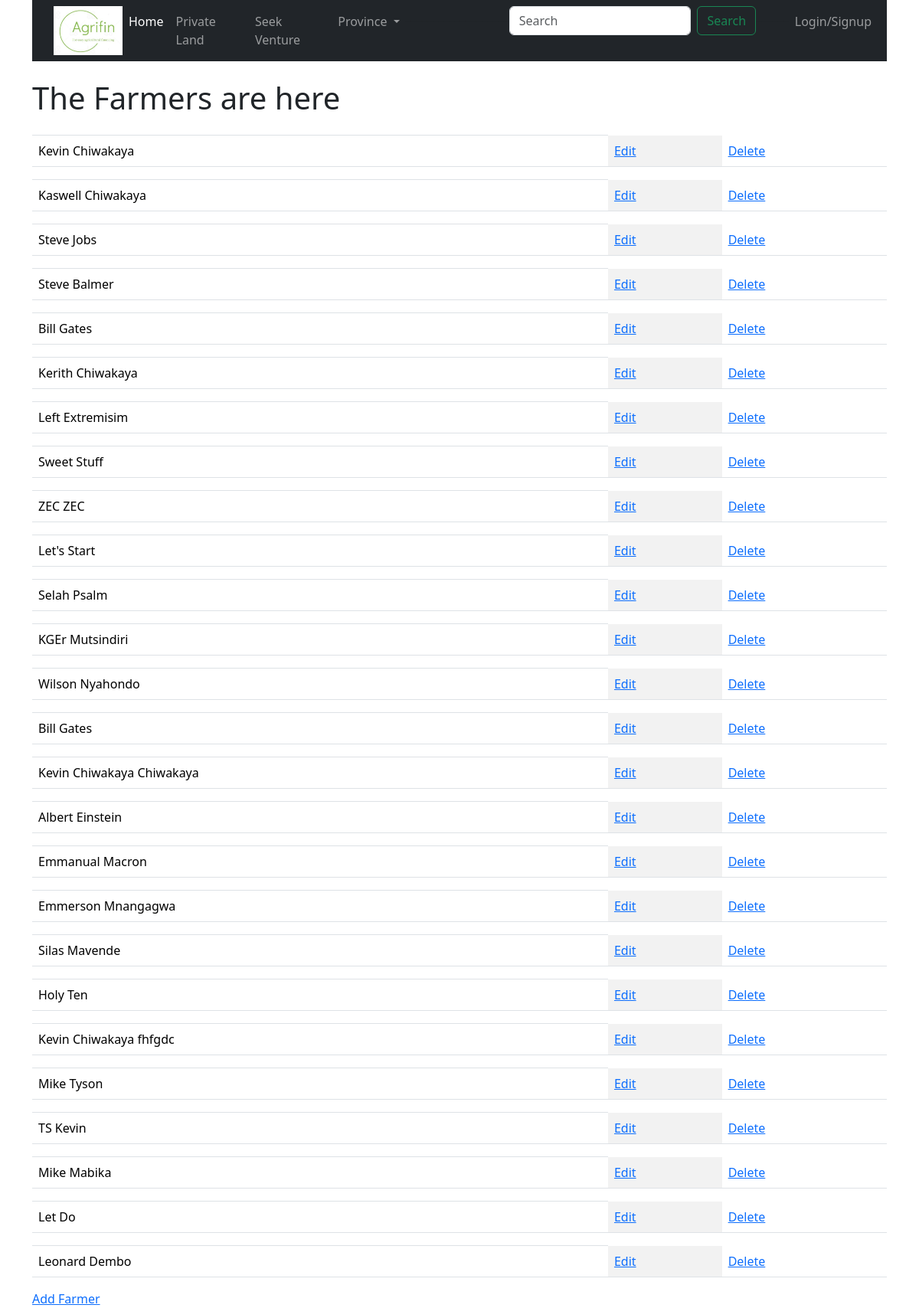
The page /farmers/ on the database its author committed.
### farmersapp/models.py (models this page shows, shortened)
class Farmer(models.Model):
    gender = (
   ('M','Male'),
   ('F','Female'),
   )
    name = models.CharField(max_length=250)
    othername = models.CharField(max_length=250,null=True, blank=True)
    surname = models.CharField(max_length=250)
    address = models.CharField(max_length=250)
    phone = models.CharField(max_length=20)
    email = models.CharField(max_length=250, null=True,blank=True)
    gender = models.CharField(max_length=10,choices=gender)
    national_id = models.CharField(max_length=30,null =True,unique=True,editable=True,blank=False)
    id = models.UUIDField(default=uuid.uuid1,unique=True,primary_key=True,editable=False)

### farmersapp/views.py (the view)
# urls.py: path("farmers/",views.farmers,name="farmers"),
def farmers(request):
    mfarmers = Farmer.objects.all()
    context = {'mfarmers': mfarmers}
    return render(request,'farmers.html',context)

### farmersapp/templates/farmers.html (shortened to what this page needs)
{%extends 'main.html'%}
  {% load bootstrap5 %}
{%block content%}
<h1>The Farmers are here</h1>
<table class="table table-striped-columns">
  {%for farmer in mfarmers%}
  <th></th>
  <tr>
  <td>{{farmer.name}} {{farmer.surname}}</td>
  <td><a href="{% url 'updatefarmer' farmer.id %}">Edit</a></td>
  <td><a href="{% url 'deletefarmer' farmer.id %}">Delete</a></td>
</tr>
  {%endfor%}
</table>
<a href="{% url 'createfarmer'%}">Add Farmer</a>
</html>
{%endblock%}

### rows shown on the page
Farmer: name "Kevin", surname "Chiwakaya"
Farmer: name "Kaswell", surname "Chiwakaya"
Farmer: name "Steve", surname "Jobs"
Farmer: name "Steve", surname "Balmer"
Farmer: name "Bill", surname "Gates"
Farmer: name "Kerith", surname "Chiwakaya"
Farmer: name "Left", surname "Extremisim"
Farmer: name "Sweet", surname "Stuff"
Farmer: name "ZEC", surname "ZEC"
Farmer: name "Let's", surname "Start"
Farmer: name "Selah", surname "Psalm"
Farmer: name "KGEr", surname "Mutsindiri"
Farmer: name "Wilson", surname "Nyahondo"
Farmer: name "Bill", surname "Gates"
Farmer: name "Kevin Chiwakaya", surname "Chiwakaya"
Farmer: name "Albert", surname "Einstein"
Farmer: name "Emmanual", surname "Macron"
Farmer: name "Emmerson", surname "Mnangagwa"
Farmer: name "Silas", surname "Mavende"
Farmer: name "Holy", surname "Ten"
Farmer: name "Kevin Chiwakaya", surname "fhfgdc"
Farmer: name "Mike", surname "Tyson"
Farmer: name "TS", surname "Kevin"
Farmer: name "Mike", surname "Mabika"
Farmer: name "Let", surname "Do"
Farmer: name "Leonard", surname "Dembo"
